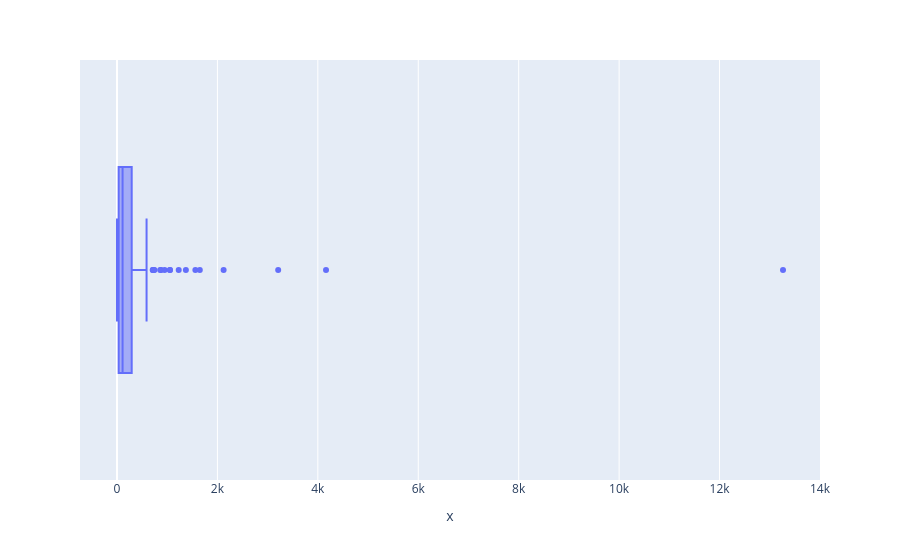

Write notebook code for a chart like this one.
### Code cell
fig = px.box(df, x = value_df["Airforce Strength_Aircraft Strength value"],
             hover_name=value_df["country"])
fig.show()

### Figure 1 — Plotly figure (JSON) as saved in the notebook; plotly's stock layout.template omitted (floating-point values rounded to 4 significant figures; data arrays with more than 128 entries replaced by an {"elided": "..."} marker saying what was removed)
{"data": [{"alignmentgroup": "True", "hovertemplate": "<b>%{hovertext}</b><br><br>x=%{x}<extra></extra>", "hovertext": {"elided": "138 str values"}, "legendgroup": "", "marker": {"color": "#636efa"}, "name": "", "notched": false, "offsetgroup": "", "orientation": "h", "showlegend": false, "type": "box", "x": {"elided": "138 int values"}, "x0": " ", "xaxis": "x", "y0": " ", "yaxis": "y"}], "layout": {"boxmode": "group", "legend": {"tracegroupgap": 0}, "margin": {"t": 60}, "xaxis": {"anchor": "y", "domain": [0, 1], "title": {"text": "x"}}, "yaxis": {"anchor": "x", "domain": [0, 1]}}}
